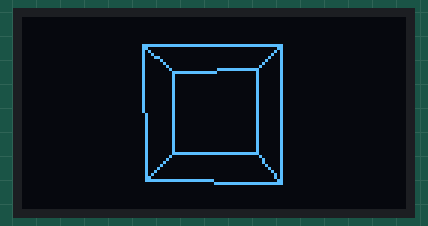
Recording of a sketch running on a simulated Arduino Uno, built with avr-gcc and run on an emulated ATmega328P. Parts: 128×64 one-colour display.

Above: at 0.04 s.
At 6.74 s:
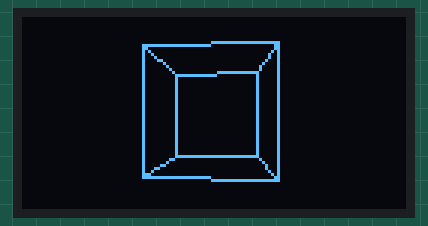
At 13.41 s:
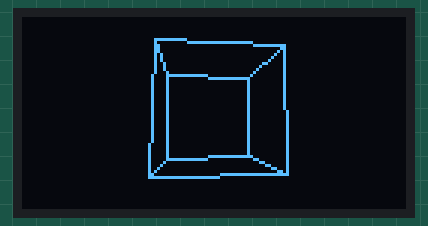
At 20.35 s:
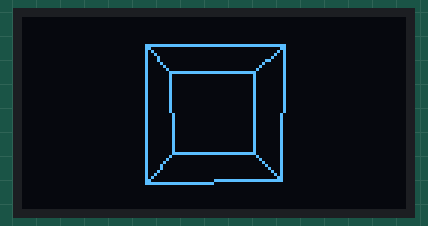
At 27.07 s:
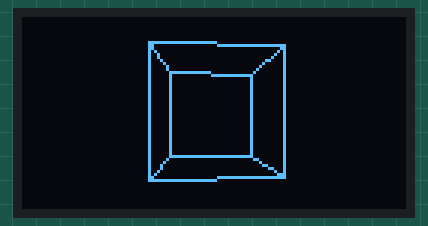
At 39.37 s:
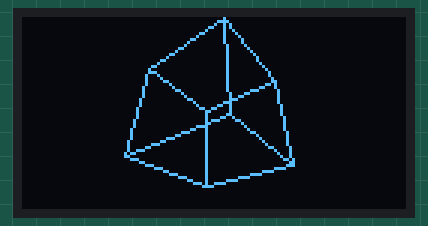

The sketch:

cube.ino
```cpp
#include <Wire.h>
#include <Adafruit_GFX.h>
#include <Adafruit_SSD1306.h>

#define SCREEN_WIDTH 128
#define SCREEN_HEIGHT 64

#define OLED_RESET -1
Adafruit_SSD1306 display(SCREEN_WIDTH, SCREEN_HEIGHT, &Wire, OLED_RESET);

float vertices[8][3] = {
  {-1, -1, -1}, {1, -1, -1}, {1, 1, -1}, {-1, 1, -1},
  {-1, -1, 1}, {1, -1, 1}, {1, 1, 1}, {-1, 1, 1}
};

int edges[12][2] = {
  {0, 1}, {1, 2}, {2, 3}, {3, 0},
  {4, 5}, {5, 6}, {6, 7}, {7, 4},
  {0, 4}, {1, 5}, {2, 6}, {3, 7}
};

float angleX = 0;
float angleY = 0;
float angleZ = 0;

void setup() {
  if(!display.begin(SSD1306_SWITCHCAPVCC, 0x3C)) {
    for(;;);
  }
}

void loop() {
  display.clearDisplay();

  angleX += 0.02;
  angleY += 0.03;
  angleZ += 0.01;

  for (int i = 0; i < 12; i++) {
    float* v1 = vertices[edges[i][0]];
    float* v2 = vertices[edges[i][1]];
    float r1x = v1[2] * sin(angleY) + v1[0] * cos(angleY);
    float r1z = v1[2] * cos(angleY) - v1[0] * sin(angleY);
    float r1y = v1[1] * cos(angleX) - r1z * sin(angleX);
    float final_r1z = v1[1] * sin(angleX) + r1z * cos(angleX);
    float scale = 68; // Scale factor for size
    float distance = 4; // "Distance" of camera from cube
    float p1x = (SCREEN_WIDTH / 2) + (r1x * scale) / (final_r1z + distance);
    float p1y = (SCREEN_HEIGHT / 2) + (r1y * scale) / (final_r1z + distance);
    float r2x = v2[2] * sin(angleY) + v2[0] * cos(angleY);
    float r2z = v2[2] * cos(angleY) - v2[0] * sin(angleY);
    float r2y = v2[1] * cos(angleX) - r2z * sin(angleX);
    float final_r2z = v2[1] * sin(angleX) + r2z * cos(angleX);
    float p2x = (SCREEN_WIDTH / 2) + (r2x * scale) / (final_r2z + distance);
    float p2y = (SCREEN_HEIGHT / 2) + (r2y * scale) / (final_r2z + distance);
    display.drawLine(p1x, p1y, p2x, p2y, SSD1306_WHITE);
  }

  display.display();
}
```
